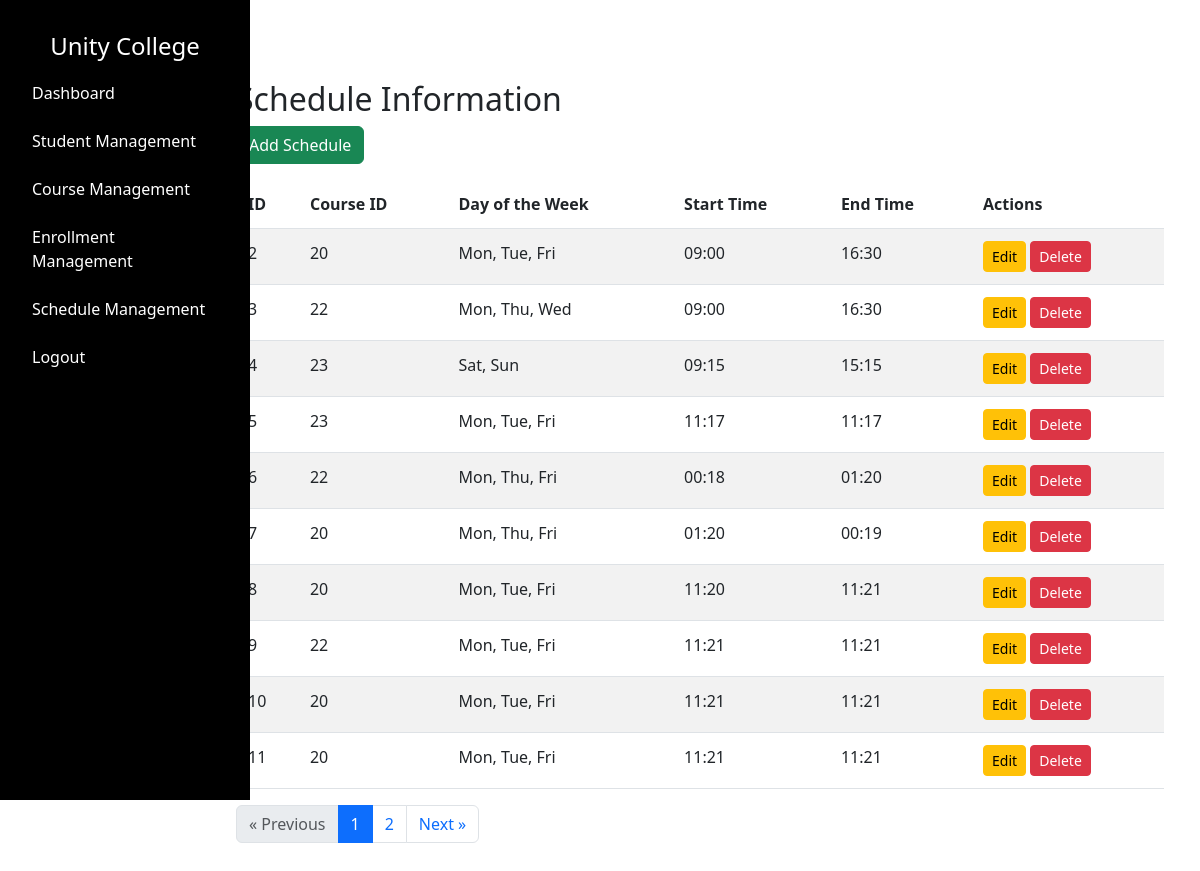
Page /admin/schedules (signed in) on the earlier database version.
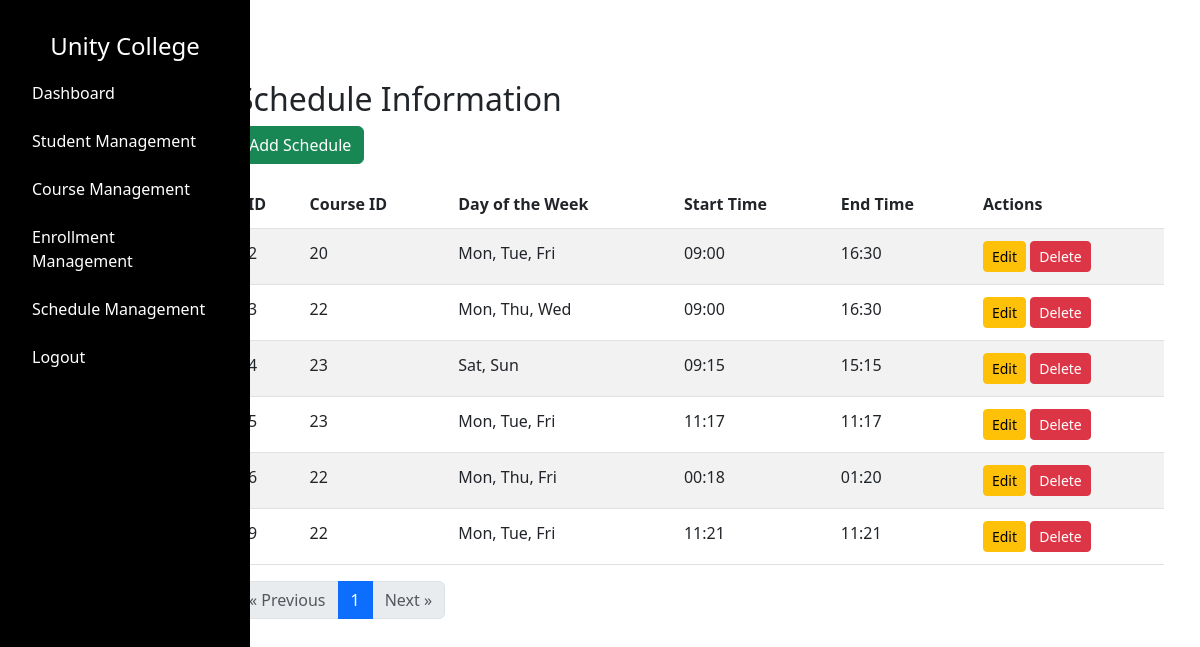
Same page on the later database version.
### tables this page shows
CREATE TABLE "schedule" (
    "id" INTEGER PRIMARY KEY AUTOINCREMENT,
    "course_id" INTEGER NOT NULL,
    "day_of_week" TEXT NOT NULL,
    "start_time" TEXT NOT NULL,
    "end_time" TEXT NOT NULL,
    FOREIGN KEY("course_id") REFERENCES "course"("id") ON DELETE CASCADE
);

### app.py (the view)
@app.route("/admin/schedules", methods=["GET"])
def admin_view_schedules():
    if 'username' not in session or session.get('user_type') != 'admin':
        return redirect(url_for('admin_login'))
    per_page = 10
    page = request.args.get('page', 1, type=int)
    schedules = query_db("SELECT * FROM schedule")
    total_schedules = len(schedules)
    total_pages = (total_schedules + per_page - 1) // per_page  # Calculate total pages
    start = (page - 1) * per_page
    end = start + per_page
    schedules_list = [
        {
            "id": schedule[0],
            "course_id": schedule[1],
            "day_of_week": schedule[2],
            "start_time": schedule[3],
            "end_time": schedule[4]
        }
        for schedule in schedules[start:end]
    ]
    return render_template(
        "admin/schedules.html",
        schedules=schedules_list,
        username=session.get('username'),
        current_page=page,
        total_pages=total_pages
    )

### dbcontroller.py (called while the page is built)
def query_db(query, args=(), one=False):
    con = sqlite3.connect('advweb.db')
    cur = con.cursor()
    cur.execute(query, args)
    rv = cur.fetchall()
    cur.close()
    con.close()
    return (rv[0] if rv else None) if one else rv

### templates/admin/schedules.html (shortened to what this page needs)
{% extends "/admin/layout.html" %} {% block content %}
<link href="/static/css/admin/schedulemgmt.css" rel="stylesheet" />
<div class="container mt-5">
  <h2>Schedule Information</h2>
  <a href="{{ url_for('add_schedule') }}" class="btn btn-success mb-3"
    >Add Schedule</a
  >
  <div class="table-responsive">
    <table class="table table-striped">
      <thead>
        <tr>
          <th>ID</th>
          <th>Course ID</th>
          <th>Day of the Week</th>
          <th>Start Time</th>
          <th>End Time</th>
          <th>Actions</th>
        </tr>
      </thead>
      <tbody>
        {% for schedule in schedules %}
        <tr>
          <td>{{ schedule['id'] }}</td>
          <td>{{ schedule['course_id'] }}</td>
          <td>{{ schedule['day_of_week'] }}</td>
          <td>{{ schedule['start_time'] }}</td>
          <td>{{ schedule['end_time'] }}</td>
          <td>
            <a
              href="{{ url_for('edit_schedule', schedule_id=schedule['id']) }}"
              class="btn btn-warning btn-sm"
              >Edit</a
            >
            <form
              action="{{ url_for('delete_schedule', id=schedule['id']) }}"
              method="post"
              style="display: inline"
            >
              <button
                type="submit"
                class="btn btn-danger btn-sm"
                onclick="return confirm('Are you sure you want to delete this schedule?')"
              >
                Delete
              </button>
            </form>
          </td>
        </tr>
        {% endfor %}
      </tbody>
    </table>
  </div>
  <div class="d-flex justify-content-start">
    <nav aria-label="Page navigation">
      <ul class="pagination">
        <li class="page-item {% if current_page == 1 %}disabled{% endif %}">
          <a
            class="page-link"
            href="{{ url_for('admin_view_schedules', page=current_page-1) }}"
            aria-label="Previous"
          >
            <span aria-hidden="true">&laquo;</span> Previous
          </a>
        </li>
        {% for page_num in range(1, total_pages + 1) %}
        <li
          class="page-item {% if page_num == current_page %}active{% endif %}"
        >
          <a
            class="page-link"
            href="{{ url_for('admin_view_schedules', page=page_num) }}"
            >{{ page_num }}</a
          >
        </li>
        {% endfor %}
        <li
          class="page-item {% if current_page == total_pages %}disabled{% endif %}"
        >
          <a
            class="page-link"
            href="{{ url_for('admin_view_schedules', page=current_page+1) }}"
            aria-label="Next"
          >
            Next <span aria-hidden="true">&raquo;</span>
          </a>
        </li>
      </ul>
    </nav>
  </div>
</div>
{% endblock %}

### templates/admin/layout.html (shortened to what this page needs)
<!DOCTYPE html>
<html lang="en">
  <head>
    <link href="/static/css/admin/layout.css" rel="stylesheet" />
    <link
      href="https://cdn.jsdelivr.net/npm/bootstrap@5.3.0/dist/css/bootstrap.min.css"
      rel="stylesheet"
    />
    <link
      href="https://cdnjs.cloudflare.com/ajax/libs/font-awesome/6.0.0-beta3/css/all.min.css"
      rel="stylesheet"
    />
  </head>
  <body>
    <div class="container-fluid">
      <div class="row">
        <nav id="sidebar" class="col-md-3 col-lg-2 d-md-block custom-sidebar">
          <div class="position-sticky">
            <h4 class="text-center mt-3">Unity College</h4>
            <ul class="nav flex-column">
              <li class="nav-item">
                <a
                  class="nav-link active"
                  href="{{ url_for('admin_dashboard') }}"
                  >Dashboard</a
                >
              </li>
              <li class="nav-item">
                <a class="nav-link" href="{{ url_for('admin_view_students') }}"
                  >Student Management</a
                >
              </li>
              <li class="nav-item">
                <a class="nav-link" href="{{ url_for('admin_view_courses') }}"
                  >Course Management</a
                >
              </li>
              <li class="nav-item">
                <a class="nav-link" href="{{url_for('admin_view_enrollment')}}"
                  >Enrollment Management</a
                >
              </li>
              <li class="nav-item">
                <a class="nav-link" href="{{url_for('admin_view_schedules')}}"
                  >Schedule Management</a
                >
              </li>
              <li class="nav-item">
                {% if username %}
                <a class="nav-link" href="{{ url_for('admin_logout') }}"
                  >Logout</a
                >
                {% else %}
                <a class="nav-link" href="{{ url_for('admin_login') }}"
                  >Login</a
                >
                {% endif %}
              </li>
            </ul>
          </div>
        </nav>
        <main class="col-md-9 ms-sm-auto col-lg-10 px-4 main-content">
          {% block content %}{% endblock %}
        </main>
      </div>
    </div>
  </body>
</html>

### static/css/admin/layout.css (style rules this page uses)
body { font-family: Arial, sans-serif; margin: 0; }
#sidebar.custom-sidebar { background-color: #000000; color: #ffffff; height: 100vh; padding-top: 1rem; position: fixed; top: 0; left: 0; width: 250px; transition: transform 0.3s ease, width 0.3s ease; transform: translateX(0); z-index: 1000; }
#sidebar.custom-sidebar .nav-link { color: #ffffff; padding: 0.75rem 1.25rem; transition: background-color 0.3s ease; }
.main-content { margin-left: 250px; padding: 2rem; transition: margin-left 0.3s ease, padding 0.3s ease; }

### static/css/admin/schedulemgmt.css (style rules this page uses)
.table td, .table th { padding: 0.75rem; }
.table { margin-bottom: 1rem; background-color: transparent; }

Differences in the rows shown:
removed schedule: id "7", course_id "20", day_of_week "Mon, Thu, Fri", start_time "01:20", end_time "00:19"
removed schedule: id "8", course_id "20", day_of_week "Mon, Tue, Fri", start_time "11:20", end_time "11:21"
removed schedule: id "10", course_id "20", day_of_week "Mon, Tue, Fri", start_time "11:21", end_time "11:21"
removed schedule: id "11", course_id "20", day_of_week "Mon, Tue, Fri", start_time "11:21", end_time "11:21"
Other differences:
list line gone: "2"
